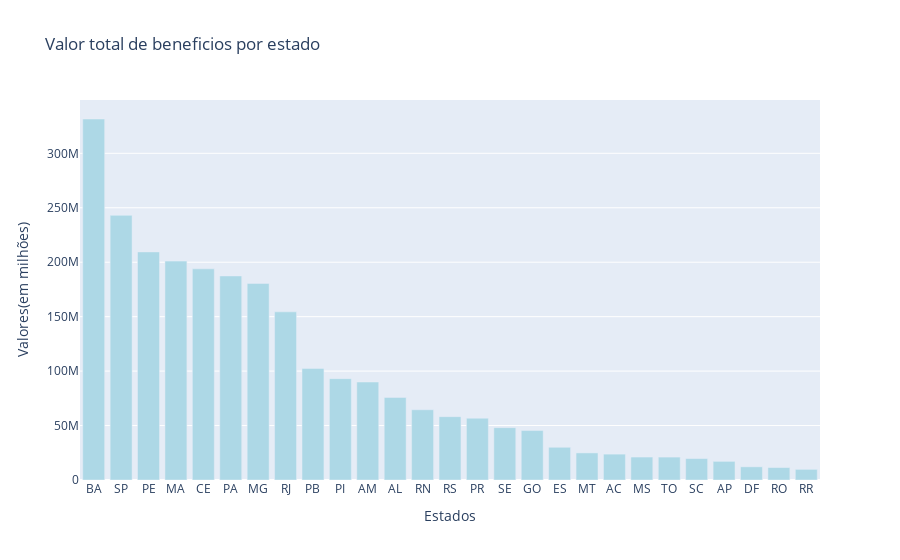

The notebook cell saved with this chart:
### Code cell
#Plotando o gráfico
data_estados_valor = [go.Bar(x=estados_valor.index,
        y=estados_valor.values,
        marker = {'color':'lightblue'})]


layout_estados_valor = go.Layout(title='Valor total de beneficios por estado',
                   yaxis={'title':'Valores(em milhões)'},
                   xaxis={'title':'Estados'})

fig = go.Figure(data=data_estados_valor, layout=layout_estados_valor)
py.iplot(fig)

### Figure 1 — Plotly figure (JSON) as saved in the notebook; plotly's stock layout.template omitted (floating-point values rounded to 4 significant figures)
{"data": [{"marker": {"color": "lightblue"}, "type": "bar", "x": ["BA", "SP", "PE", "MA", "CE", "PA", "MG", "RJ", "PB", "PI", "AM", "AL", "RN", "RS", "PR", "SE", "GO", "ES", "MT", "AC", "MS", "TO", "SC", "AP", "DF", "RO", "RR"], "y": [331509144, 243031821, 209482184, 201008543, 193928986, 187357920, 180549476, 154423484, 102480740, 93077045, 89997046, 75871404, 64485783, 58169198, 56773228, 48053315, 45408714, 30045406, 24875571, 23751168, 21082352, 21036677, 19692859, 17126057, 12109549, 11459692, 9783196]}], "layout": {"title": {"text": "Valor total de beneficios por estado"}, "xaxis": {"title": {"text": "Estados"}}, "yaxis": {"title": {"text": "Valores(em milhões)"}}}}
